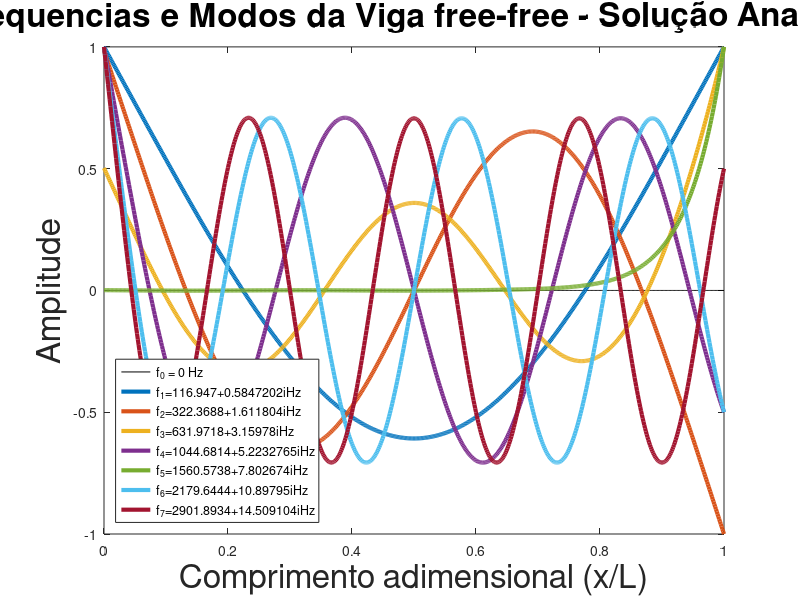

MATLAB code for this plot: (Note: this script raises an error after producing the figure.)
%  Solução Analitica da Viga Livre-Livre
clear all; close all; clc

%% Definição dos parâmetros variáveis

numero_na_fila_medicao = 5;

min_frequency = 0; % Hz
max_frequency = 1000; % Hz


%    Dados Viga experimental de Proc. Sinais
eta = 0.01;
E0=210e9; % modulo de elasticidade [Pa]
E=E0*(1+1i*eta); % modulo de elasticidade complexo
rho=7800; % densidade [kg/m3]


b=13e-3;  % base da seção transversal [m]
h=13e-3;  % altura da seção transversal [m]
L=770e-3;   % comprimento da viga [m]

nmod = 10; % numero de modos

xi = 0.001; % + (0.01 - 0.001) * rand(1, nmod); % coeficiente de amortecimento
%% Definição dos parâmetros constantes
lambda_first_5_positions = [...
    4.73004074;
    7.85320462;
    10.9956078;
    14.1371655;
    17.2787597;
];

% Constantes de normalização sigma_n
sigma_first_5_positions = [...
    0.9825;   % modo 1 (cosh + cos)
    1.0008;
    0.9999;
    1.0000;
    0.9999;
];

size_lambda_sigma_initial_vector = length(lambda_first_5_positions);

lambda = zeros(1,nmod);
sigma = zeros(1,nmod);

lambda(1:size_lambda_sigma_initial_vector) = lambda_first_5_positions;
sigma(1:size_lambda_sigma_initial_vector) = sigma_first_5_positions;

if(nmod > size_lambda_sigma_initial_vector)
    for k=size_lambda_sigma_initial_vector + 1:nmod
        lambda(k) = pi*(2*k+1)/2;
        sigma(k) = 1;
    end
end






%% Cálculo das variáveis

m=rho*b*h;   %  massa por unidade de comprimento [kg/m]
I=b*h^3/12;    % momentode inércia
nmod=7; % numero de modos
dx=0.001; % discretização do espaço                                                       
x= 0:dx:L; % vetor do espaço discretizado
d=x/L ; % vetor de espaço admensional
phi=[];

distancia_saida = 0;
distancia_excitacao = numero_na_fila_medicao*(70e-3) + 20e-3;
pos_vetor_excitacao = ceil(distancia_excitacao/dx);
pos_vetor_saida = 1;
%% Cálculo da forma dos modos

wn = zeros(1,nmod);
f = zeros(1,nmod);
for i=1:nmod
    f(i)=((lambda(i)^2/(2*pi*L^2))*sqrt(E*I/m));   % frequencia natural
    wn(i) = lambda(i)^2 * sqrt(E*I/m); % Frequência natural angular
    %lambda(i)
    for j=1:length(d)
         phi(j,i)=cosh(lambda(i)*d(j)) + cos(lambda(i)*d(j))...
        -sigma(i)*(sinh(lambda(i)*d(j))+sin(lambda(i)*d(j))); % forma do modo
       %phi(j,i)=cosh(lambda(i)*d(j))-cos(lambda(i)*d(j))...
       %-sigma(i)*(sinh(lambda(i)*d(j))-sin(lambda(i)*d(j))); % forma do modo
    end
    phin(:,i)=phi(:,i)/max(abs(phi(:,i)));  % normalização unitária
end
phi0=zeros(size(phi(:,1)));  % vetor do modo zero


disp('Frequencias Naturais')
f;
disp('Forma dos modos')
phi;
figure
plot(d,phi0,'k',d,phin,'LineWidth',3.0)
title('Frequencias e Modos da Viga free-free - Solução Analitica', 'FontSize', 24)
xlabel('Comprimento adimensional (x/L)', 'FontSize', 24)
ylabel('Amplitude', 'FontSize', 24)
lgd=legend({['f_0 = 0 Hz'],['f_1=' num2str(f(1)) 'Hz'],['f_2=' num2str(f(2)) 'Hz'],...
    ['f_3=' num2str(f(3)) 'Hz'],['f_4=' num2str(f(4)) 'Hz'],['f_5=' num2str(f(5)) 'Hz'],...
    ['f_6=' num2str(f(6)) 'Hz'],['f_7=' num2str(f(7)) 'Hz']},'Location','southwest');
lgd.FontSize=16;
grid

%% Cálculo da massa modal

m_modal = zeros(1,nmod);
size_x = length(x);
for i=1:nmod
    for j=1:size_x
        m_modal(i) = m_modal(i) + phi(j,i)^2*d(j);
    end
     m_modal(i) = m_modal(i)*m;
end




%% Cálculo da FRF
size_frf = max_frequency - min_frequency + 1;
frf_viga = zeros(1,size_frf);


frequency_hertz_vector = min_frequency:max_frequency;
w= 2*pi*frequency_hertz_vector;  % vetor de frequencias em radianos

for p=1:size_frf
    for j=1:nmod
        numerador = phi(pos_vetor_saida,j)*phi(pos_vetor_excitacao,j);
        denominador = m_modal(j)*(wn(j)^2 - w(p)^2 + i*2*w(p)*wn(j)*xi);
        frf_viga(p) = frf_viga(p) + numerador/denominador;
    end
end

figure;
max = floor(length(w)/2);
plot(w,abs(frf_viga));
xlabel("w (radianos)");
ylabel("frf viga");
title("FRF");
